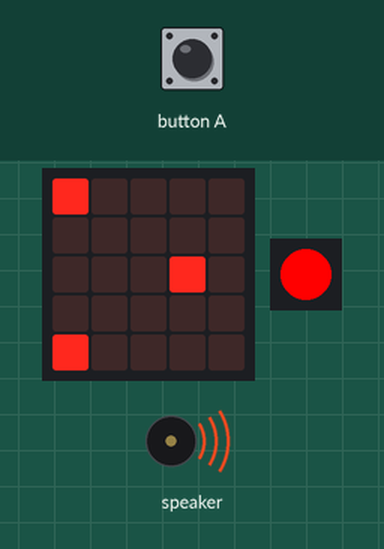
Recording of a program running on a simulated Calliope mini (MakeCode). Parts: the board's 5×5 LED display, 1 RGB LEDs in strip order, left to right, buzzer (waves = sounding). Inputs (shaded band) come from the test bench. The short countdown, score and lost-life animations are approximate; the run ends where the board's game-over animation would start. At 2.8 s the program stops and its outputs stay as they are.

Above: at 1.2 s.
1.3 s: button A pressed for 0.15 s
At 1.54 s:
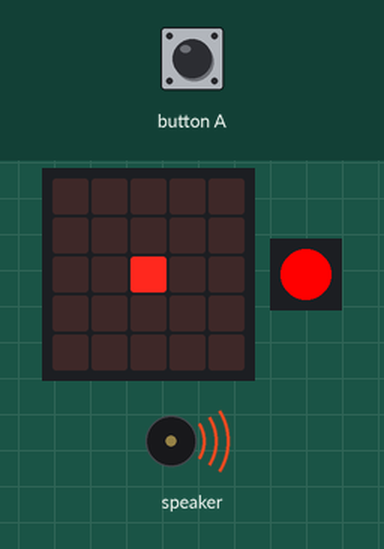
2.0 s: button A pressed for 0.15 s
At 2.24 s:
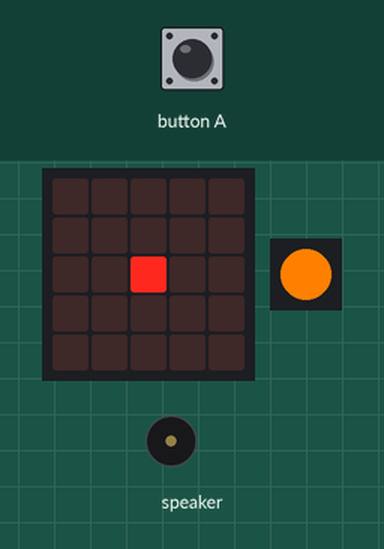
2.7 s: button A pressed 2 times (0.12 s each, 0.3 s apart)
At 3.6 s:
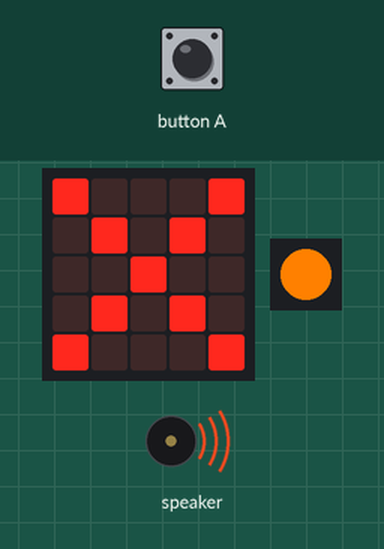
Timing chart, 0 to 4.3 s (numbered marks = the images above; inputs shaded):
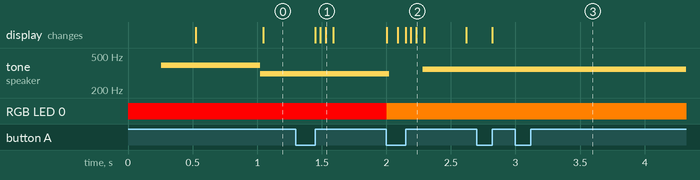

The program:

main.ts
```typescript
input.onButtonPressed(Button.A, function () {
    if (sprite.get(LedSpriteProperty.X) == 2) {
        game.addScore(10)
    } else {
        game.removeLife(1)
    }
    if (sprite.get(LedSpriteProperty.X) == 2) {
        game.addScore(10)
    } else {
        game.removeLife(1)
    }
    if (sprite.get(LedSpriteProperty.X) == 2) {
        game.addScore(10)
    } else {
        game.removeLife(1)
    }
})
let sprite: game.LedSprite = null
let notmgl = 500
sprite = game.createSprite(2, 2)
let Sprit2 = game.createSprite(2, 7)
let Sprite3 = game.createSprite(2, 0)
game.setLife(9)
basic.forever(function () {
    sprite.move(1)
    Sprit2.move(2)
    Sprite3.move(2)
    basic.pause(notmgl)
    sprite.ifOnEdgeBounce()
    Sprit2.ifOnEdgeBounce()
    Sprite3.ifOnEdgeBounce()
})
control.inBackground(function () {
    for (let index = 0; index < 1; index++) {
        basic.pause(5000)
        notmgl = 450
        basic.pause(5000)
        notmgl = 400
        basic.pause(5000)
        notmgl = 350
        basic.pause(5000)
        notmgl = 300
        basic.pause(5000)
        notmgl = 250
        basic.pause(5000)
        notmgl = 200
        basic.pause(5000)
        notmgl = 150
        basic.pause(5000)
        notmgl = 100
        basic.pause(5000)
        notmgl = 50
        basic.pause(5000)
        notmgl = 0
    }
})
control.inBackground(function () {
    for (let index = 0; index < 1e+55; index++) {
        basic.setLedColor(0xff0000)
        basic.pause(1000)
        basic.setLedColor(0xff0000)
        basic.pause(1000)
        basic.setLedColor(0xff8000)
        basic.pause(1000)
        basic.setLedColor(0xffff00)
        basic.pause(1000)
        basic.setLedColor(0xff9da5)
        basic.pause(1000)
        basic.setLedColor(0x00ff00)
        basic.pause(1000)
        basic.setLedColor(0xb09eff)
        basic.pause(1000)
        basic.setLedColor(0x00ffff)
        basic.pause(1000)
        basic.setLedColor(0x007fff)
        basic.pause(1000)
        basic.setLedColor(0x65471f)
        basic.pause(1000)
        basic.setLedColor(0x0000ff)
        basic.pause(1000)
        basic.setLedColor(0x7f00ff)
        basic.pause(1000)
        basic.setLedColor(0xff0080)
        basic.pause(1000)
        basic.setLedColor(0xff00ff)
        basic.pause(1000)
        basic.setLedColor(0xffffff)
        basic.pause(1000)
        basic.setLedColor(0x999999)
        basic.pause(1000)
        basic.setLedColor(0x000000)
    }
})
control.inBackground(function () {
    for (let index = 0; index < 1; index++) {
        music.startMelody(music.builtInMelody(Melodies.Dadadadum), MelodyOptions.ForeverInBackground)
    }
})
```

test.ts
```typescript
// Hier kann man Tests durchführen; diese Datei wird nicht kompiliert, wenn dieses Paket als Erweiterung verwendet wird.
```

Measured:
- after the input at 1.3 s, the display: first changes after 0.15 s (image 1 shows a later state)
- after the input at 2.0 s, the display: first differs from a run without the input after 0.15 s (image 2 shows a later state)
- after the input at 2.7 s, tone on speaker: stays 349 Hz (without the input it goes to 294 Hz after 0.35 s); the display: changes after 0.12 s (image 3)
